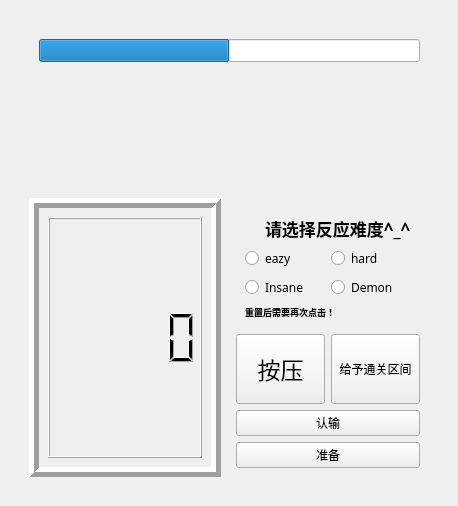
<?xml version="1.0" encoding="UTF-8"?>
<ui version="4.0">
 <class>Widget</class>
 <widget class="QWidget" name="Widget">
  <property name="geometry">
   <rect>
    <x>0</x>
    <y>0</y>
    <width>454</width>
    <height>506</height>
   </rect>
  </property>
  <property name="maximumSize">
   <size>
    <width>1000</width>
    <height>1000</height>
   </size>
  </property>
  <property name="windowTitle">
   <string>Widget</string>
  </property>
  <layout class="QVBoxLayout" name="verticalLayout_4">
   <item>
    <widget class="QStackedWidget" name="stackedWidget">
     <property name="currentIndex">
      <number>0</number>
     </property>
     <widget class="QWidget" name="page">
      <layout class="QHBoxLayout" name="horizontalLayout">
       <item>
        <widget class="QStackedWidget" name="stackedWidget_2">
         <property name="currentIndex">
          <number>0</number>
         </property>
         <widget class="QWidget" name="page_3">
          <layout class="QGridLayout" name="gridLayout_2">
           <item row="1" column="0">
            <widget class="QFrame" name="frame">
             <property name="frameShape">
              <enum>QFrame::Box</enum>
             </property>
             <property name="frameShadow">
              <enum>QFrame::Raised</enum>
             </property>
             <property name="lineWidth">
              <number>5</number>
             </property>
             <layout class="QVBoxLayout" name="verticalLayout_3">
              <item>
               <widget class="QLCDNumber" name="lcdNumber"/>
              </item>
             </layout>
            </widget>
           </item>
           <item row="1" column="1">
            <widget class="QWidget" name="widget_2" native="true">
             <layout class="QGridLayout" name="gridLayout_3">
              <item row="3" column="0">
               <widget class="QPushButton" name="startbon">
                <property name="minimumSize">
                 <size>
                  <width>50</width>
                  <height>70</height>
                 </size>
                </property>
                <property name="font">
                 <font>
                  <family>Microsoft YaHei UI</family>
                  <pointsize>17</pointsize>
                 </font>
                </property>
                <property name="text">
                 <string>按压</string>
                </property>
               </widget>
              </item>
              <item row="3" column="1">
               <widget class="QPushButton" name="changebutton">
                <property name="minimumSize">
                 <size>
                  <width>0</width>
                  <height>70</height>
                 </size>
                </property>
                <property name="text">
                 <string>给予通关区间</string>
                </property>
               </widget>
              </item>
              <item row="0" column="0" colspan="2">
               <widget class="QWidget" name="level" native="true">
                <property name="minimumSize">
                 <size>
                  <width>100</width>
                  <height>100</height>
                 </size>
                </property>
                <layout class="QGridLayout" name="gridLayout">
                 <item row="2" column="1">
                  <widget class="QRadioButton" name="hard">
                   <property name="font">
                    <font>
                     <family>Broadway</family>
                     <pointsize>9</pointsize>
                    </font>
                   </property>
                   <property name="text">
                    <string>hard</string>
                   </property>
                  </widget>
                 </item>
                 <item row="4" column="0">
                  <widget class="QRadioButton" name="insane">
                   <property name="font">
                    <font>
                     <family>Broadway</family>
                     <pointsize>9</pointsize>
                    </font>
                   </property>
                   <property name="text">
                    <string>Insane</string>
                   </property>
                  </widget>
                 </item>
                 <item row="4" column="1">
                  <widget class="QRadioButton" name="demon">
                   <property name="font">
                    <font>
                     <family>Broadway</family>
                     <pointsize>9</pointsize>
                    </font>
                   </property>
                   <property name="text">
                    <string>Demon</string>
                   </property>
                  </widget>
                 </item>
                 <item row="2" column="0">
                  <widget class="QRadioButton" name="eazy">
                   <property name="font">
                    <font>
                     <family>Broadway</family>
                     <pointsize>9</pointsize>
                    </font>
                   </property>
                   <property name="text">
                    <string>eazy</string>
                   </property>
                  </widget>
                 </item>
                 <item row="0" column="0" colspan="2">
                  <widget class="QLabel" name="levellabel">
                   <property name="font">
                    <font>
                     <family>Curlz MT</family>
                     <pointsize>13</pointsize>
                     <weight>75</weight>
                     <bold>true</bold>
                    </font>
                   </property>
                   <property name="text">
                    <string>请选择反应难度^_^</string>
                   </property>
                   <property name="margin">
                    <number>7</number>
                   </property>
                   <property name="indent">
                    <number>20</number>
                   </property>
                  </widget>
                 </item>
                 <item row="5" column="0" colspan="2">
                  <widget class="QLabel" name="rebonlabel">
                   <property name="font">
                    <font>
                     <pointsize>7</pointsize>
                     <weight>75</weight>
                     <bold>true</bold>
                    </font>
                   </property>
                   <property name="text">
                    <string>重置后需要再次点击！</string>
                   </property>
                  </widget>
                 </item>
                </layout>
               </widget>
              </item>
              <item row="4" column="0" colspan="2">
               <widget class="QPushButton" name="button">
                <property name="text">
                 <string>认输</string>
                </property>
               </widget>
              </item>
              <item row="5" column="0" colspan="2">
               <widget class="QPushButton" name="readyBon">
                <property name="text">
                 <string>准备</string>
                </property>
               </widget>
              </item>
             </layout>
            </widget>
           </item>
           <item row="0" column="0" colspan="2">
            <widget class="QWidget" name="widget" native="true">
             <property name="minimumSize">
              <size>
               <width>400</width>
               <height>150</height>
              </size>
             </property>
             <property name="autoFillBackground">
              <bool>true</bool>
             </property>
             <widget class="QLabel" name="charabacklabel">
              <property name="geometry">
               <rect>
                <x>9</x>
                <y>9</y>
                <width>16</width>
                <height>16</height>
               </rect>
              </property>
              <property name="text">
               <string/>
              </property>
              <property name="scaledContents">
               <bool>true</bool>
              </property>
             </widget>
             <widget class="QLabel" name="obj1label">
              <property name="geometry">
               <rect>
                <x>10</x>
                <y>120</y>
                <width>91</width>
                <height>81</height>
               </rect>
              </property>
              <property name="text">
               <string/>
              </property>
              <property name="textFormat">
               <enum>Qt::AutoText</enum>
              </property>
              <property name="pixmap">
               <pixmap resource="image.qrc">:/Photo/obj1.png</pixmap>
              </property>
              <property name="scaledContents">
               <bool>true</bool>
              </property>
             </widget>
             <widget class="QLabel" name="label">
              <property name="geometry">
               <rect>
                <x>30</x>
                <y>90</y>
                <width>71</width>
                <height>71</height>
               </rect>
              </property>
              <property name="minimumSize">
               <size>
                <width>10</width>
                <height>10</height>
               </size>
              </property>
              <property name="maximumSize">
               <size>
                <width>200</width>
                <height>200</height>
               </size>
              </property>
              <property name="text">
               <string/>
              </property>
              <property name="pixmap">
               <pixmap resource="image.qrc">:/Photo/character.png</pixmap>
              </property>
              <property name="scaledContents">
               <bool>true</bool>
              </property>
             </widget>
             <widget class="QProgressBar" name="proBar">
              <property name="geometry">
               <rect>
                <x>10</x>
                <y>10</y>
                <width>381</width>
                <height>23</height>
               </rect>
              </property>
              <property name="value">
               <number>50</number>
              </property>
              <property name="alignment">
               <set>Qt::AlignLeading|Qt::AlignLeft|Qt::AlignVCenter</set>
              </property>
              <property name="textVisible">
               <bool>false</bool>
              </property>
              <property name="textDirection">
               <enum>QProgressBar::TopToBottom</enum>
              </property>
             </widget>
             <widget class="QLabel" name="obj2label">
              <property name="geometry">
               <rect>
                <x>230</x>
                <y>130</y>
                <width>71</width>
                <height>61</height>
               </rect>
              </property>
              <property name="text">
               <string/>
              </property>
              <property name="pixmap">
               <pixmap resource="image.qrc">:/Photo/obj1.png</pixmap>
              </property>
              <property name="scaledContents">
               <bool>true</bool>
              </property>
             </widget>
             <zorder>obj2label</zorder>
             <zorder>obj1label</zorder>
             <zorder>charabacklabel</zorder>
             <zorder>proBar</zorder>
             <zorder>label</zorder>
            </widget>
           </item>
          </layout>
         </widget>
         <widget class="QWidget" name="page_4">
          <layout class="QVBoxLayout" name="verticalLayout_2">
           <item>
            <widget class="QLabel" name="overlabel">
             <property name="text">
              <string>游戏失败</string>
             </property>
            </widget>
           </item>
           <item>
            <widget class="QPushButton" name="rebon">
             <property name="enabled">
              <bool>true</bool>
             </property>
             <property name="minimumSize">
              <size>
               <width>25</width>
               <height>30</height>
              </size>
             </property>
             <property name="maximumSize">
              <size>
               <width>16777215</width>
               <height>20</height>
              </size>
             </property>
             <property name="text">
              <string>重置</string>
             </property>
            </widget>
           </item>
          </layout>
         </widget>
         <widget class="QWidget" name="page_5">
          <layout class="QGridLayout" name="gridLayout_4">
           <item row="1" column="0">
            <widget class="QPushButton" name="OKButton">
             <property name="minimumSize">
              <size>
               <width>0</width>
               <height>100</height>
              </size>
             </property>
             <property name="maximumSize">
              <size>
               <width>500</width>
               <height>100</height>
              </size>
             </property>
             <property name="font">
              <font>
               <family>幼圆</family>
               <weight>75</weight>
               <bold>true</bold>
              </font>
             </property>
             <property name="text">
              <string>以下一难度返回！</string>
             </property>
            </widget>
           </item>
           <item row="1" column="1">
            <widget class="QPushButton" name="OKButton2">
             <property name="minimumSize">
              <size>
               <width>0</width>
               <height>100</height>
              </size>
             </property>
             <property name="font">
              <font>
               <family>幼圆</family>
               <weight>75</weight>
               <bold>true</bold>
              </font>
             </property>
             <property name="text">
              <string>不！保留原难度</string>
             </property>
            </widget>
           </item>
           <item row="0" column="0" colspan="2">
            <widget class="QLabel" name="OKlabel">
             <property name="font">
              <font>
               <family>方正姚体</family>
               <pointsize>25</pointsize>
              </font>
             </property>
             <property name="text">
              <string>此模式已通关！</string>
             </property>
             <property name="scaledContents">
              <bool>true</bool>
             </property>
            </widget>
           </item>
          </layout>
         </widget>
        </widget>
       </item>
      </layout>
     </widget>
     <widget class="QWidget" name="page_2">
      <layout class="QFormLayout" name="formLayout">
       <item row="2" column="1">
        <widget class="QPushButton" name="Mainbutton">
         <property name="minimumSize">
          <size>
           <width>100</width>
           <height>70</height>
          </size>
         </property>
         <property name="text">
          <string>反应模式</string>
         </property>
        </widget>
       </item>
       <item row="0" column="1">
        <widget class="QLabel" name="startlabel">
         <property name="minimumSize">
          <size>
           <width>400</width>
           <height>200</height>
          </size>
         </property>
         <property name="text">
          <string/>
         </property>
         <property name="pixmap">
          <pixmap resource="image.qrc">:/Photo/main.jpg</pixmap>
         </property>
         <property name="scaledContents">
          <bool>true</bool>
         </property>
        </widget>
       </item>
       <item row="1" column="1">
        <widget class="QPushButton" name="NorBon">
         <property name="minimumSize">
          <size>
           <width>0</width>
           <height>70</height>
          </size>
         </property>
         <property name="maximumSize">
          <size>
           <width>16777215</width>
           <height>70</height>
          </size>
         </property>
         <property name="text">
          <string>正常模式</string>
         </property>
        </widget>
       </item>
      </layout>
     </widget>
    </widget>
   </item>
  </layout>
 </widget>
 <resources>
  <include location="image.qrc"/>
 </resources>
 <connections/>
</ui>
